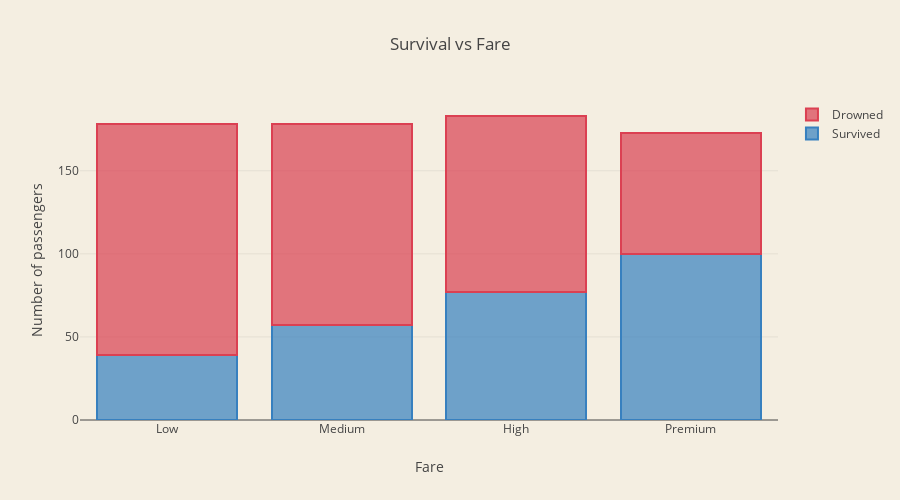

Notebook cell for this chart:
### Code cell
fare = train_set[['Fare', 'Survived']].groupby(['Fare']).count()
fare_sur = train_set[['Fare', 'Survived']].groupby(['Fare']).sum()

trace1 = go.Bar(
    x = ['Low', 'Medium', 'High', 'Premium'],
    y = fare_sur['Survived'].tolist(),
    name='Survived',
    marker=dict(
        color='rgba(55, 128, 191, 0.7)',
        line=dict(
            color='rgba(55, 128, 191, 1.0)',
            width=2,
        )
    )
)
trace2 = go.Bar(
    x = ['Low', 'Medium', 'High', 'Premium'],
    y = (fare['Survived'] - fare_sur['Survived']).tolist(),
    name='Drowned',
    marker=dict(
        color='rgba(219, 64, 82, 0.7)',
        line=dict(
            color='rgba(219, 64, 82, 1.0)',
            width=2,
        )
    )
)

data = [trace1, trace2]
layout = go.Layout(
    barmode='stack',
    title = 'Survival vs Fare',
    width=900,
    height=500,
    paper_bgcolor='rgb(244, 238, 225)',
    plot_bgcolor='rgb(244, 238, 225)',
    yaxis = dict(title= 'Number of passengers'),
    xaxis = dict(title= 'Fare')
)

fig = go.Figure(data=data, layout=layout)
py.iplot(fig)

### Figure 1 — Plotly figure (JSON) as saved in the notebook; plotly's stock layout.template omitted (floating-point values rounded to 4 significant figures)
{"data": [{"marker": {"color": "rgba(55, 128, 191, 0.7)", "line": {"color": "rgba(55, 128, 191, 1.0)", "width": 2}}, "name": "Survived", "type": "bar", "x": ["Low", "Medium", "High", "Premium"], "y": [39, 57, 77, 100]}, {"marker": {"color": "rgba(219, 64, 82, 0.7)", "line": {"color": "rgba(219, 64, 82, 1.0)", "width": 2}}, "name": "Drowned", "type": "bar", "x": ["Low", "Medium", "High", "Premium"], "y": [139, 121, 106, 73]}], "layout": {"barmode": "stack", "height": 500, "paper_bgcolor": "rgb(244, 238, 225)", "plot_bgcolor": "rgb(244, 238, 225)", "title": "Survival vs Fare", "width": 900, "xaxis": {"title": "Fare"}, "yaxis": {"title": "Number of passengers"}}}
